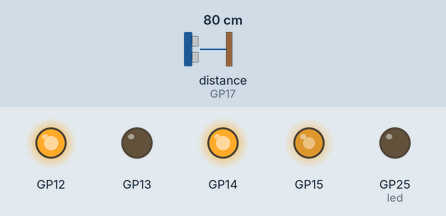
Recording of a program running on a simulated Raspberry Pi Pico running MicroPython. Shown: output pins drawn as LEDs (lit = HIGH). The test bench sets the inputs (shaded band); at power-on: distance to the obstacle (sensor on GP17) 80 cm. The echo pulse lasts 58.3 µs per cm; pins used as bus, display or sensor lines are not drawn; what the program prints to the serial console is not drawn. At 23.2 s the program stops and its outputs stay as they are.

Above: at 5.0 s.
5.1 s: distance to the obstacle (sensor on GP17) set to 2 cm
At 5.4 s:
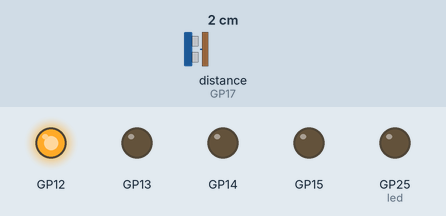
At 6.4 s:
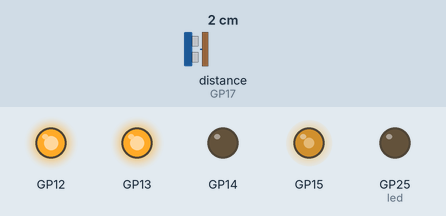
7.1 s: distance to the obstacle (sensor on GP17) set to 27 cm
10.1 s: distance to the obstacle (sensor on GP17) set to 33 cm
At 12.0 s:
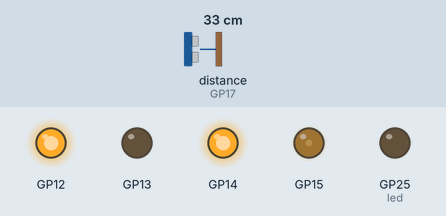
Timing chart, 0 to 24.7 s (numbered marks = the images above; inputs shaded):
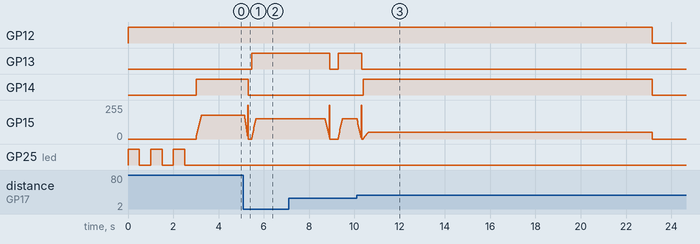

Measured:
- the behaviour switches between 30 and 31 cm on distance to the obstacle (sensor on GP17) (found by bisection; images 2 and 3)
- after the input at 5.1 s, GP13: LOW → HIGH after 0.37 s; GP14: HIGH → LOW after 0.21 s
- after the input at 10.1 s, GP12: HIGH → LOW after 13.1 s instead of 14.1 s; GP14: LOW → HIGH after 0.29 s, → LOW 12.8 s later

The program:

single_motor_main.py
```python
"""
Simplified test script: start motors; if obstacle detected, reverse and resume;
stop after 3 seconds total runtime.

Designed for quick testing on the Pico. Keep wiring constants in the
pins section in sync with your hardware.
"""

from machine import Pin, PWM
import utime
from utime import sleep, sleep_us


# --- MOTOR PINS ---
STBY_PIN = 12
LEFT_PWM = 15
LEFT_IN1 = 14
LEFT_IN2 = 13

# NOT USING RIGHT MOTOR
# RIGHT_PWM = 18
# RIGHT_IN1 = 19
# RIGHT_IN2 = 20

# HSR04
TRIG_PIN = 16
ECHO_PIN = 17

# behavior
THRESHOLD_CM = 30
CRUISE_SPEED = 70
REVERSE_MS = 350
LOOP_DELAY_MS = 60
RAMP_TIME_MS = 200
REVERSE_SPEED = 60  # Lower speed for smoother reverse
DECEL_RAMP_MS = 150  # Faster deceleration when obstacle detected
RESUME_RAMP_MS = 250  # Slower ramp when resuming forward
ADAPTIVE_THRESHOLD_MULT = 1.5  # Start slowing at 1.5x threshold
MAX_REVERSE_MS = 3000  # Maximum reverse duration as safety timeout (2 seconds)

# PWM
PWM_FREQ = 10000
MAX_DUTY = 65535


def _log(tag, msg=""):
    try:
        ts = utime.ticks_ms()
    except Exception:
        ts = int(utime.time() * 1000)
    print("[{}ms] {}: {}".format(ts, tag, msg))


class Motor:
    def __init__(self, pwm_pin, in1, in2):
        _log("Motor.__init__", "pwm=%s in1=%s in2=%s" % (pwm_pin, in1, in2))
        self.pwm = PWM(Pin(pwm_pin))
        self.pwm.freq(PWM_FREQ)
        self.pwm.duty_u16(0)
        self.current_duty = 0
        self.in1 = Pin(in1, Pin.OUT)
        self.in2 = Pin(in2, Pin.OUT)
        self.in1.off()
        self.in2.off()

    def forward(self, speed=100):
        speed = max(0, min(100, speed))
        _log("Motor.forward", "speed=%s" % speed)
        self.in1.on()
        self.in2.off()
        duty = int((speed / 100) * MAX_DUTY)
        self.pwm.duty_u16(duty)
        self.current_duty = duty

    def reverse(self, speed=100):
        speed = max(0, min(100, speed))
        _log("Motor.reverse", "speed=%s" % speed)
        self.in1.off()
        self.in2.on()
        duty = int((speed / 100) * MAX_DUTY)
        self.pwm.duty_u16(duty)
        self.current_duty = duty

    def stop(self):
        _log("Motor.stop", "")
        self.pwm.duty_u16(0)
        self.current_duty = 0
        self.in1.off()
        self.in2.off()

    def ramp_stop(self, ramp_time_ms=200):
        """Gradually reduce speed to zero before stopping."""
        _log("Motor.ramp_stop", "ramp_time_ms=%s" % ramp_time_ms)
        self.ramp_speed(0, ramp_time_ms)
        self.stop()

    def ramp_speed(self, target_speed, ramp_time_ms=200):
        target_speed = max(0, min(100, target_speed))
        target_duty = int((target_speed / 100) * MAX_DUTY)
        steps = max(1, ramp_time_ms // 20)
        step_time = ramp_time_ms // steps
        duty_step = (target_duty - self.current_duty) // steps
        for _ in range(steps):
            self.current_duty += duty_step
            self.pwm.duty_u16(self.current_duty)
            utime.sleep_ms(step_time)
        self.current_duty = target_duty
        self.pwm.duty_u16(self.current_duty)


class HBridge:
    def __init__(self, stby_pin):
        _log("HBridge.__init__", "stby=%s" % stby_pin)
        self.stby = Pin(stby_pin, Pin.OUT)
        self.enable()

    def enable(self):
        _log("HBridge.enable", "")
        self.stby.on()

    def disable(self):
        _log("HBridge.disable", "")
        self.stby.off()


class HCSR04:
    def __init__(self, trigger_pin, echo_pin):
        _log("HCSR04.__init__", "trig=%s echo=%s" % (trigger_pin, echo_pin))
        self.trigger = Pin(trigger_pin, Pin.OUT)
        self.echo = Pin(echo_pin, Pin.IN)
        self.trigger.value(0)

    def distance_cm(self):
        # Trigger pulse
        self.trigger.low()
        sleep_us(200)
        self.trigger.high()
        sleep_us(10)
        self.trigger.low()

        # Wait for echo HIGH
        start_wait = utime.ticks_us()
        while self.echo.value() == 0:
            if utime.ticks_diff(utime.ticks_us(), start_wait) > 30000:
                return None

        start = utime.ticks_us()

        # Wait for echo LOW
        while self.echo.value() == 1:
            if utime.ticks_diff(utime.ticks_us(), start) > 30000:
                return None

        end = utime.ticks_us()

        duration = utime.ticks_diff(end, start)
        distance = (duration * 0.0343) / 2
        if distance > 300:
            return None
        return distance


# initialize
hbridge = HBridge(STBY_PIN)
left = Motor(LEFT_PWM, LEFT_IN1, LEFT_IN2)
# right = Motor(RIGHT_PWM, RIGHT_IN1, RIGHT_IN2)
sensor = HCSR04(TRIG_PIN, ECHO_PIN)
led = Pin("LED", Pin.OUT)


def blink_led(times=3, delay=0.5):
    """Blink the onboard LED as a startup indicator."""
    _log("blink_led", "starting with %d blinks" % times)
    for _ in range(times):
        led.on()
        sleep(delay)
        led.off()
        sleep(delay)
    _log("blink_led", "finished")


def forward(speed=None, ramp=True):
    s = CRUISE_SPEED if speed is None else speed
    _log("forward", "speed=%s ramp=%s" % (s, ramp))
    if ramp and left.current_duty > 0:
        # Already moving, preserve current duty and ramp to new speed
        # Set direction pins without resetting duty
        left.in1.on()
        left.in2.off()
        left.ramp_speed(s, RAMP_TIME_MS)
    else:
        # Starting from stop, ramp up
        left.forward(0)  # Set direction
        left.ramp_speed(s, RESUME_RAMP_MS)
    # right.forward(s)


def stop():
    _log("stop", "")
    left.stop()
    # right.stop()


def reverse(duration_ms, speed=None):
    if speed is None:
        speed = REVERSE_SPEED
    _log("reverse", "duration_ms=%s speed=%s" % (duration_ms, speed))
    # Brief pause before direction change for smoother transition
    utime.sleep_ms(50)
    left.reverse(0)  # set direction
    left.ramp_speed(speed, RAMP_TIME_MS)
    utime.sleep_ms(duration_ms)
    left.ramp_speed(0, RAMP_TIME_MS)
    stop()


def reverse_until_safe(speed=None):
    """
    Reverse until distance > THRESHOLD_CM or MAX_REVERSE_MS timeout.
    Returns final distance (None if sensor timeout).
    """
    if speed is None:
        speed = REVERSE_SPEED
    _log("reverse_until_safe", "speed=%s" % speed)

    # Brief pause before direction change for smoother transition
    utime.sleep_ms(50)
    left.reverse(0)  # set direction
    left.ramp_speed(speed, RAMP_TIME_MS)

    reverse_start = utime.ticks_ms()
    final_dist = None

    while True:
        # Check if timeout reached
        elapsed = utime.ticks_diff(utime.ticks_ms(), reverse_start)
        if elapsed >= MAX_REVERSE_MS:
            _log("reverse_until_safe", "timeout after %dms" % elapsed)
            break

        # Check distance
        dist = sensor.distance_cm()
        if dist is not None:
            final_dist = dist
            _log("reverse_until_safe", "distance=%.2fcm" % dist)
            if dist > THRESHOLD_CM:
                _log("reverse_until_safe", "safe distance reached: %.2fcm > %dcm" % (dist, THRESHOLD_CM))
                break

        # Small delay between distance checks
        utime.sleep_ms(LOOP_DELAY_MS)

    # Ramp down reverse speed to stop
    left.ramp_speed(0, RAMP_TIME_MS)
    stop()

    return final_dist


def simplified_run(total_ms=3000):
    _log("simplified_run", "start total_ms=%s" % total_ms)
    blink_led(times=3, delay=0.5)
    start = utime.ticks_ms()
    forward(CRUISE_SPEED, ramp=True)
    try:
        while utime.ticks_diff(utime.ticks_ms(), start) < total_ms:
            dist = sensor.distance_cm()
            if dist is None:
                # sensor timed out — just continue
                utime.sleep_ms(LOOP_DELAY_MS)
                continue
            _log("simplified_run", "measured=%.2fcm" % dist)

            # Adaptive speed reduction: slow down as obstacle approaches
            adaptive_threshold = THRESHOLD_CM * ADAPTIVE_THRESHOLD_MULT
            if dist < adaptive_threshold and dist >= THRESHOLD_CM:
                # Calculate proportional speed reduction
                # At adaptive_threshold, speed = CRUISE_SPEED
                # At THRESHOLD_CM, speed approaches 0
                distance_range = adaptive_threshold - THRESHOLD_CM
                distance_from_threshold = dist - THRESHOLD_CM
                speed_factor = distance_from_threshold / distance_range
                adaptive_speed = int(CRUISE_SPEED * speed_factor)
                adaptive_speed = max(20, min(CRUISE_SPEED, adaptive_speed))  # Clamp between 20% and cruise
                _log("simplified_run", "adaptive slowdown: dist=%.2fcm speed=%d%%" % (dist, adaptive_speed))
                forward(adaptive_speed, ramp=True)
            elif dist < THRESHOLD_CM:
                # Obstacle detected - smooth avoidance sequence
                _log("simplified_run", "obstacle detected %.2fcm — stopping and reversing" % dist)
                # 1. Decelerate gradually (ramp down instead of abrupt stop)
                left.ramp_stop(DECEL_RAMP_MS)
                # 2. Brief pause after stopping
                utime.sleep_ms(100)
                # 3. Reverse until safe distance reached
                final_dist = reverse_until_safe(REVERSE_SPEED)
                # 4. Stop at safe distance (robot already stopped by reverse_until_safe)
                if final_dist is not None and final_dist > THRESHOLD_CM:
                    _log("simplified_run", "stopped at safe distance: %.2fcm" % final_dist)
                    # Not forcing forward here, let the robot maintain its position after reverse
                elif final_dist is not None:
                    _log("simplified_run", "reverse timeout, stopped anyway (dist=%.2fcm)" % final_dist)
                    # Not forcing forward here, let the robot maintain its position after reverse
                else:
                    _log("simplified_run", "reverse timeout, stopped (sensor timeout)")
                    # Not forcing forward here, let the robot maintain its position after reverse
            elif dist >= adaptive_threshold:
                # No obstacle nearby, maintain cruise speed
                if left.current_duty < int((CRUISE_SPEED / 100) * MAX_DUTY * 0.9):
                    # Only ramp if we're not already at cruise speed
                    forward(CRUISE_SPEED, ramp=True)
            utime.sleep_ms(LOOP_DELAY_MS)
    except KeyboardInterrupt:
        _log("simplified_run", "keyboard interrupt")
    finally:
        stop()
        led.off()
        hbridge.disable()
        _log("simplified_run", "finished")


if __name__ == "__main__":
    simplified_run(total_ms=20000)
```
